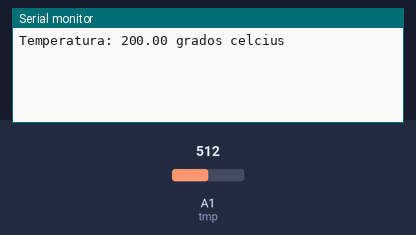
A sketch run on a simulated Arduino Uno, built with avr-gcc and run on an emulated ATmega328P. Shown: the last lines printed to the serial monitor. Inputs (shaded band) come from the test bench; at power-on: A1 (tmp) = 512.

Above: at 5.8 s.
5.9 s: A1 (tmp) set to 716
At 10.6 s:
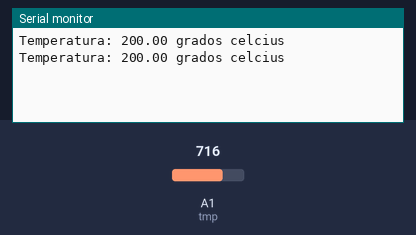
11.9 s: A1 (tmp) set to 900
At 15.7 s:
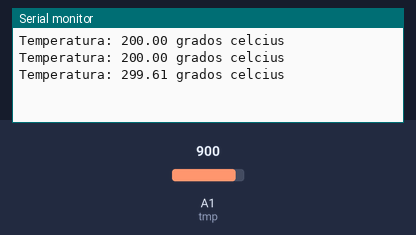
Timing chart, 0 to 17.2 s (numbered marks = the images above; inputs shaded):
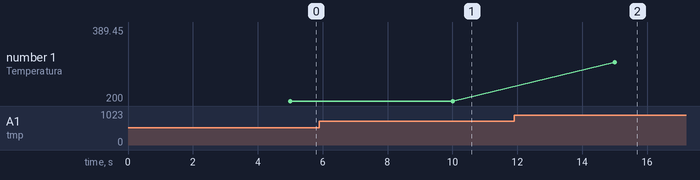

Measured:
- plotted number 1: 200 → 389.45 after the input at 11.9 s

The sketch:

temperatura.ino
```cpp
// Codigo por Joseluis Gonzalez
#include <LiquidCrystal.h>

LiquidCrystal lcd(12,11,5,4,3,2);
float value;
int tmp = A1;
void setup(){
  	Serial.begin(9600);
	pinMode(tmp,INPUT);
}

void loop(){
	value = analogRead(tmp)*0.004882814;
  	value = (value - 0.5) * 100.0;
  	lcd.setCursor(0,1);
	lcd.print("Temp:");
  	lcd.print(value);
  	delay(5000);
  	lcd.clear();
	Serial.print(F("Temperatura: "));
  	Serial.print(value);
  	Serial.println(" grados celcius");
}
```
